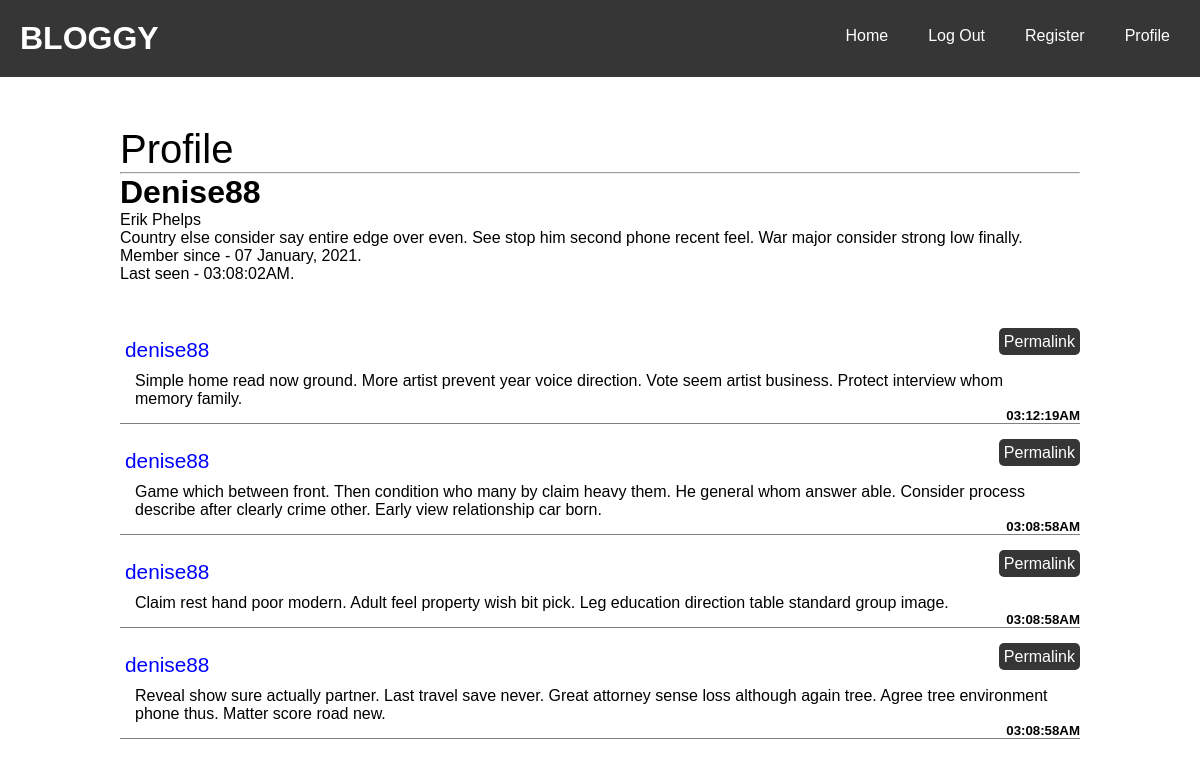
The page /user/denise88 (signed in) on the database its author committed.
### blog/models.py (models this page shows, shortened)
class User(UserMixin, db.Model):
    __tablename__ = 'users'
    id = db.Column(db.Integer, primary_key = True)
    email = db.Column(db.String(64), unique = True, index = True)
    username = db.Column(db.String(64), unique = True, index = True)
    password_hash = db.Column(db.String(128))
    confirmed = db.Column(db.Boolean, default = True)
    name = db.Column(db.String(64))
    location = db.Column(db.String(64))
    about_me = db.Column(db.Text())
    member_since = db.Column(db.DateTime(), default = datetime.today())
    last_seen = db.Column(db.DateTime(), default = datetime.today())
    posts = db.relationship('Post', backref = 'author', lazy = 'dynamic')
    followed = db.relationship('Follow',
                               foreign_keys = [Follow.follower_id],
                               backref = db.backref('follower', lazy = 'joined'),
                               lazy = 'dynamic',
                               cascade = 'all, delete-orphan')
    followers = db.relationship('Follow',
                               foreign_keys = [Follow.followed_id],
                               backref = db.backref('followed', lazy = 'joined'),
                               lazy = 'dynamic',
                               cascade = 'all, delete-orphan')
    role_id = db.Column(db.Integer, db.ForeignKey('roles.id'))
    """
    Password is a decorated property that raises an error when it is accessed.
    Of course even with brute force, it cannot be recovered as it has been hashed.
    The setter does the hashing and a verify method is needed at last.
    """
    @property
    def password(self):
        raise AttributeError('ACCESS DENIED! PASSWORD CANNOT BE READ!')
    def can(self, perm):
        return self.role is not None and self.role.has_permission(perm)
    def is_administrator(self):
        return self.can(Permission.ADMIN)
    def ping(self):
        self.last_seen = datetime.utcnow()
        db.session.add(self)
        db.session.commit()

class Post(db.Model):
    __tablename__ = 'posts'
    id = db.Column(db.Integer, primary_key = True)
    body = db.Column(db.Text())
    timestamp = db.Column(db.DateTime(), index = True, default = datetime.now())
    author_id = db.Column(db.Integer, db.ForeignKey('users.id'))

### blog/main/views.py (the view)
@main.route('/user/<username>')
@login_required
def user(username):
    u = User.query.filter_by(username = username).first_or_404()
    posts = u.posts.order_by(Post.timestamp.desc()).all()
    return render_template('main/user.html', user = u, posts = posts)

### blog/auth/views.py (called while the page is built)
@auth.before_app_request
def before_request():
    if current_user.is_authenticated:
        current_user.ping()
        if not current_user.confirmed \
                and request.endpoint \
                and request.blueprint != 'auth' \
                and request.endpoint != 'static':
            return redirect(url_for('auth.unconfirmed'))

### blog/main/__init__.py (called while the page is built)
@main.app_context_processor
def inject_permissions():
    return dict(Permission = Permission)

### blog/models.py (called while the page is built)
@login_manager.user_loader
def load_user(user_id):
    return User.query.get(int(user_id))

    def has_permission(self, perm):
        return self.permissions & perm == perm

### blog/templates/main/user.html (shortened to what this page needs)
{% extends "base.html" %}
{% block page_name %}Profile{% endblock %}
{% block body %}
    <h1>{{ user.username | capitalize }}</h1>
    {% if user.name %}
        <p>{{ user.name }}</p>
    {% endif %}
    {% if user.about_me %}
        <p>{{ user.about_me }}</p>
    {% endif %}
    <p>
        Member since - {{ user.member_since.strftime('%d %B, %Y') }}.
    </p>
    <p>
        Last seen - {{ user.last_seen.strftime('%X%p') }}.
    </p>
    {% include "_posts.html" %}
{% endblock %}

### blog/templates/_posts.html (shortened to what this page needs)
<div class="posts">
   {% for post in posts %}
        <li class="post">
            <div class="post-author">
                <a
                href="{{ url_for('.user', username = post.author.username) }}">
                    {{ post.author.username }}
                </a>
            </div>
            <div  class="post-date">
                <h5>
                    {{ post.timestamp.strftime("%X%p") }}
                </h5>
            </div>
            <div class="post-body">
                <a href="{{ url_for('main.post',
                            post_id = post.id, _external=True) }}">
                    {{ post.body }}
                </a>
            </div>
            <div class="post-footer">
                <a class="permalink" href="{{ url_for('.post',
                         post_id = post.id, _external=True) }}">
                    Permalink
                </a>
            </div>
        </li>
    {% endfor %}
</div>

### blog/templates/_posts.html (style rules this page uses)
.post { position: relative; margin: 0 0 20px 0; }
.post-author a { text-decoration: none; color: blue; font-size: 1.3rem; }
.post-date { position: absolute; bottom: 0; right: 0; }
.post-body a { text-decoration: none; color: rgb(0, 0, 0); }
.post-footer { position: absolute; top: 0; right: 0; }
.post-footer .permalink { text-decoration: none; color: rgb(255, 255, 255); padding: 5px 5px; background-color: rgb(54, 54, 54); border-radius: 5px; margin-left: 5px; }

### rows shown on the page
User: username "Denise88", name "Erik Phelps", about_me "Country else consider say entire edge over even. See stop him second phone recent feel. War major consider strong low finally.", member_since "07 January, 2021", last_seen "03:08:02AM"
Post: author.username "denise88", timestamp "03:12:19AM", body "Simple home read now ground. More artist prevent year voice direction. Vote seem artist business. Protect interview whom memory family."
Post: author.username "denise88", timestamp "03:08:58AM", body "Game which between front. Then condition who many by claim heavy them. He general whom answer able. Consider process describe after clearly crime other. Early view relationship car born."
Post: author.username "denise88", timestamp "03:08:58AM", body "Claim rest hand poor modern. Adult feel property wish bit pick. Leg education direction table standard group image."
Post: author.username "denise88", timestamp "03:08:58AM", body "Reveal show sure actually partner. Last travel save never. Great attorney sense loss although again tree. Agree tree environment phone thus. Matter score road new."
